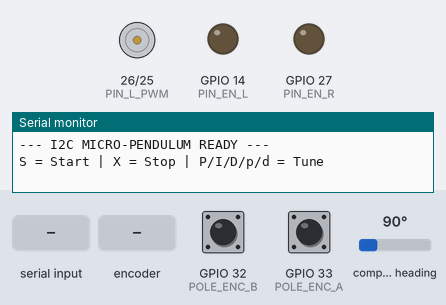
A sketch run on a simulated ESP32. Shown: motor-driver pin pairs drawn as motors (green arrow = first pin HIGH = forward, orange = second pin HIGH = backward, longer = more drive), output pins drawn as LEDs (lit = HIGH), the last lines printed to the serial monitor. Wiring (inferred from the names in the program): AS5600 angle sensor at I2C address 0x36. The inputs (shaded band) are chosen by the test bench; at power-on: compass heading 90°, GPIO 32 (POLE_ENC_B) HIGH, GPIO 33 (POLE_ENC_A) HIGH.

Above: at 1.2 s.
1.3 s: "S90\n" received over Serial
At 3.4 s:
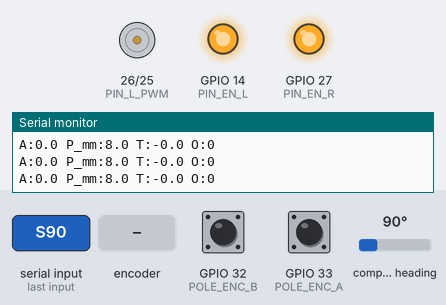
3.8 s: rotary encoder on GPIO 33 (POLE_ENC_A) / GPIO 32 (POLE_ENC_B) turned 3 steps (first pin leading)
At 4.8 s:
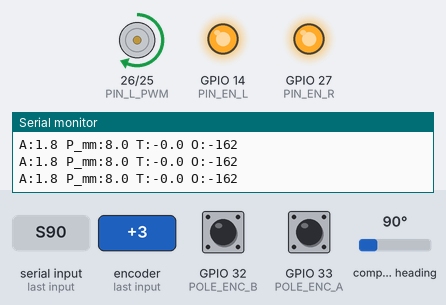
5.9 s: "P90\n" received over Serial
At 8.7 s:
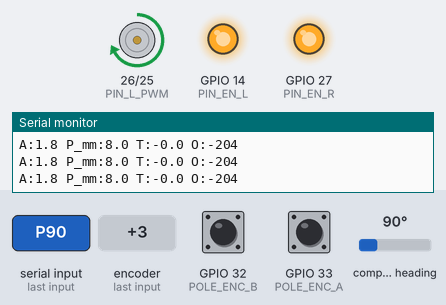
8.9 s: "P" received over Serial
At 11.1 s:
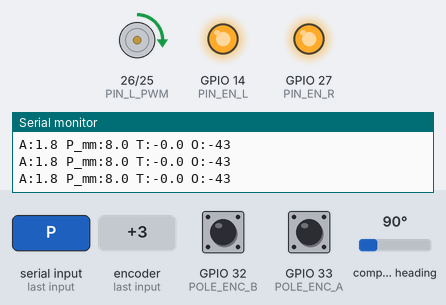
11.4 s: rotary encoder on GPIO 33 (POLE_ENC_A) / GPIO 32 (POLE_ENC_B) turned 2 steps (second pin leading)
13.3 s: compass heading set to 7°
Timing chart, 0 to 17.2 s (numbered marks = the images above; inputs shaded):
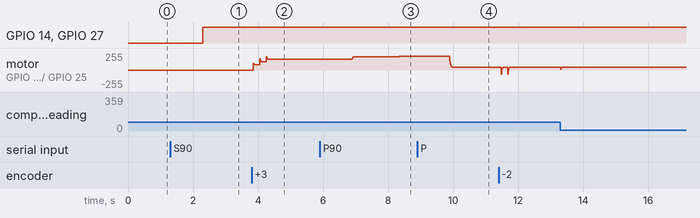

The sketch:

PID_og.ino
```cpp
/* * ======================================================================================
 * PROJECT: FINAL ROBUST MICRO-PENDULUM (BTS7960) - I2C AS5600 VERSION
 * CONFIG: Pole (600PPR Optical) | Cart (AS5600 I2C Mode)
 * PINS: SDA(21), SCL(22) for AS5600 | R_PWM(25), L_PWM(26), R_EN(27), L_EN(14)
 * ======================================================================================
 */

#include <Arduino.h>
#include <Wire.h>

// --- BTS7960 PINS ---
#define PIN_R_PWM 25
#define PIN_L_PWM 26
#define PIN_EN_R  27
#define PIN_EN_L  14

// --- POLE ENCODER PINS ---
#define POLE_ENC_A 33
#define POLE_ENC_B 32

// --- AS5600 I2C CONFIG ---
#define AS5600_ADDR 0x36
#define RAW_ANGLE_REG 0x0C

// --- PHYSICAL CONSTANTS ---
const float POLE_PPR = 600.0;
const int   PULLEY_TEETH = 16;
const float BELT_PITCH = 0.002;
const float METERS_PER_REV = PULLEY_TEETH * BELT_PITCH;
const float TRACK_LIMIT = 0.06;

// --- PID VARIABLES ---
float Kp_angle = 68.0, Ki_angle = 0.25, Kd_angle = 2.8;
float Kp_pos   = 0.10, Ki_pos   = 0.0,  Kd_pos   = 0.04;

// --- STATE VARIABLES ---
volatile long poleTicks = 0;
float currentPos = 0, lastPos = 0;
float targetAngle = 0, smoothPWM = 0;
float angleErrorI = 0, posErrorI = 0;
float lastAngleError = 0, lastPosError = 0;

// AS5600 Multi-turn tracking
int lastRawAngle = -1;
long fullRotations = 0;

unsigned long lastTime = 0, lastDebugTime = 0;
bool systemEnabled = false;
bool balanceActive = false;

// --- POLE INTERRUPT ---
void IRAM_ATTR readPole() { if (digitalRead(POLE_ENC_A) == digitalRead(POLE_ENC_B)) poleTicks++; else poleTicks--; }

// --- AS5600 I2C READER ---
uint16_t readAS5600() {
  Wire.beginTransmission(AS5600_ADDR);
  Wire.write(RAW_ANGLE_REG);
  Wire.endTransmission();
  Wire.requestFrom(AS5600_ADDR, 2);
  if (Wire.available() >= 2) {
    uint16_t highByte = Wire.read();
    uint16_t lowByte = Wire.read();
    return (highByte << 8) | lowByte;
  }
  return 0;
}

void setup() {
  Serial.begin(115200);
  Wire.begin(21, 22); // SDA, SCL pins for ESP32

  pinMode(POLE_ENC_A, INPUT_PULLUP); pinMode(POLE_ENC_B, INPUT_PULLUP);
  attachInterrupt(digitalPinToInterrupt(POLE_ENC_A), readPole, RISING);

  pinMode(PIN_R_PWM, OUTPUT); pinMode(PIN_L_PWM, OUTPUT);
  pinMode(PIN_EN_R, OUTPUT);  pinMode(PIN_EN_L, OUTPUT);
  digitalWrite(PIN_EN_R, LOW); digitalWrite(PIN_EN_L, LOW);

  // Initialize AS5600 baseline
  lastRawAngle = readAS5600();

  Serial.println("\n--- I2C MICRO-PENDULUM READY ---");
  Serial.println("S = Start | X = Stop | P/I/D/p/d = Tune");
}

void loop() {
  // --- SERIAL COMMAND PARSER ---
  if (Serial.available() > 0) {
    char cmd = Serial.read();
    if (cmd == 'S' || cmd == 's') { systemEnabled = true; Serial.println(">>> ARMED"); }
    else if (cmd == 'X' || cmd == 'x') { systemEnabled = false; stopMotor(); Serial.println("!!! KILLED"); }
    else {
      float val = Serial.parseFloat();
      switch (cmd) {
        case 'P': Kp_angle = val; break;
        case 'I': Ki_angle = val; break;
        case 'D': Kd_angle = val; break;
        case 'p': Kp_pos = val; break;
        case 'd': Kd_pos = val; break;
      }
    }
  }

  unsigned long currentTime = millis();
  float dt = (currentTime - lastTime) / 1000.0;
  if (dt < 0.01) return; // 100Hz Loop

  // 1. UNIT CONVERSION & AS5600 UNWRAPPING
  float currentAngle = -(poleTicks * 360.0 / POLE_PPR);

  int rawAngle = readAS5600();
  // Detect full rotation jump (4096 to 0 or 0 to 4096)
  if (lastRawAngle != -1) {
    int diff = rawAngle - lastRawAngle;
    if (diff < -2048) fullRotations++;      // Clockwise wrap
    else if (diff > 2048) fullRotations--;   // Counter-clockwise wrap
  }
  lastRawAngle = rawAngle;

  long totalTicks = (fullRotations * 4096) + rawAngle;
  currentPos = (totalTicks / 4096.0) * METERS_PER_REV;

  // 2. OUTER LOOP (POSITION)
  float posError = 0.0 - currentPos;
  posErrorI = constrain(posErrorI + (posError * dt), -0.5, 0.5);
  float posDeriv = (posError - lastPosError) / dt;
  targetAngle = (posError * Kp_pos) + (posErrorI * Ki_pos) + (posDeriv * Kd_pos);
  targetAngle = constrain(targetAngle, -10, 10);

  // 3. INNER LOOP (BALANCE)
  float angleError = targetAngle - currentAngle;
  if (abs(angleError) < 0.05) angleError = 0;
  angleErrorI = constrain(angleErrorI + (angleError * dt), -35, 35);
  float angleDeriv = (angleError - lastAngleError) / dt;
  float motorOutput = (angleError * Kp_angle) + (angleErrorI * Ki_angle) + (angleDeriv * Kd_angle);

  // 4. SAFETY & CONTROL
  if (systemEnabled) {
    if (!balanceActive && abs(currentAngle) < 2.0) {
      balanceActive = true;
      digitalWrite(PIN_EN_R, HIGH); digitalWrite(PIN_EN_L, HIGH);
    }
    if (balanceActive && abs(currentAngle) < 32.0 && abs(currentPos) < TRACK_LIMIT) {
      driveBTS7960(constrain(motorOutput, -255, 255));
    } else if (balanceActive) {
      stopMotor();
    }
  }

  // 5. DEBUGGING (10Hz)
  if (currentTime - lastDebugTime > 100) {
    if (systemEnabled) {
      Serial.print("A:"); Serial.print(currentAngle, 1);
      Serial.print(" P_mm:"); Serial.print(currentPos * 1000.0, 1);
      Serial.print(" T:"); Serial.print(targetAngle, 1);
      Serial.print(" O:"); Serial.println(smoothPWM, 0);
    }
    lastDebugTime = currentTime;
  }

  lastAngleError = angleError; lastPosError = posError; lastTime = currentTime;
}

void driveBTS7960(int speed) {
  if (abs(speed) > 1) speed += (speed > 0) ? 40 : -40;
  smoothPWM = (0.45 * speed) + (0.55 * smoothPWM);
  int finalPWM = constrain((int)smoothPWM, -255, 255);
  if (finalPWM > 0) { analogWrite(PIN_R_PWM, finalPWM); analogWrite(PIN_L_PWM, 0); }
  else { analogWrite(PIN_R_PWM, 0); analogWrite(PIN_L_PWM, abs(finalPWM)); }
}

void stopMotor() {
  digitalWrite(PIN_EN_R, LOW); digitalWrite(PIN_EN_L, LOW);
  analogWrite(PIN_R_PWM, 0); analogWrite(PIN_L_PWM, 0);
  balanceActive = false; smoothPWM = 0; angleErrorI = 0; posErrorI = 0;
}
```

Measured:
- after the input at 1.3 s, GPIO 14 (PIN_EN_L), GPIO 27 (PIN_EN_R): LOW → HIGH after 1.0 s
